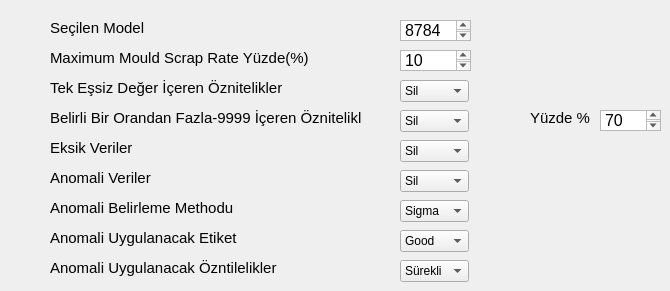
   <widget class="QWidget" name="tab_preprocessing">
    <attribute name="title">
     <string>Ön İşleme</string>
    </attribute>
    <widget class="QLabel" name="select_model_label">
     <property name="geometry">
      <rect>
       <x>50</x>
       <y>20</y>
       <width>121</width>
       <height>16</height>
      </rect>
     </property>
     <property name="font">
      <font>
       <pointsize>11</pointsize>
      </font>
     </property>
     <property name="text">
      <string>Seçilen Model</string>
     </property>
    </widget>
    <widget class="QLabel" name="max_mould_label">
     <property name="geometry">
      <rect>
       <x>50</x>
       <y>50</y>
       <width>281</width>
       <height>16</height>
      </rect>
     </property>
     <property name="font">
      <font>
       <pointsize>11</pointsize>
      </font>
     </property>
     <property name="text">
      <string>Maximum Mould Scrap Rate Yüzde(%)</string>
     </property>
    </widget>
    <widget class="QLabel" name="tek_essiz_label">
     <property name="geometry">
      <rect>
       <x>50</x>
       <y>80</y>
       <width>241</width>
       <height>16</height>
      </rect>
     </property>
     <property name="font">
      <font>
       <pointsize>11</pointsize>
      </font>
     </property>
     <property name="text">
      <string>Tek Eşsiz Değer İçeren Öznitelikler</string>
     </property>
    </widget>
    <widget class="QLabel" name="fazla9999_label">
     <property name="geometry">
      <rect>
       <x>50</x>
       <y>110</y>
       <width>311</width>
       <height>16</height>
      </rect>
     </property>
     <property name="font">
      <font>
       <pointsize>11</pointsize>
      </font>
     </property>
     <property name="text">
      <string>Belirli Bir Orandan Fazla-9999 İçeren Öznitelikler</string>
     </property>
    </widget>
    <widget class="QTextEdit" name="fazla9999_yuzde_text">
     <property name="geometry">
      <rect>
       <x>600</x>
       <y>110</y>
       <width>61</width>
       <height>21</height>
      </rect>
     </property>
     <property name="font">
      <font>
       <pointsize>9</pointsize>
      </font>
     </property>
     <property name="html">
      <string>&lt;!DOCTYPE HTML PUBLIC &quot;-//W3C//DTD HTML 4.0//EN&quot; &quot;http://www.w3.org/TR/REC-html40/strict.dtd&quot;&gt;
&lt;html&gt;&lt;head&gt;&lt;meta name=&quot;qrichtext&quot; content=&quot;1&quot; /&gt;&lt;style type=&quot;text/css&quot;&gt;
p, li { white-space: pre-wrap; }
&lt;/style&gt;&lt;/head&gt;&lt;body style=&quot; font-family:'MS Shell Dlg 2'; font-size:9pt; font-weight:400; font-style:normal;&quot;&gt;
&lt;p style=&quot; margin-top:0px; margin-bottom:0px; margin-left:0px; margin-right:0px; -qt-block-indent:0; text-indent:0px;&quot;&gt;&lt;span style=&quot; font-size:12pt;&quot;&gt;70&lt;/span&gt;&lt;/p&gt;&lt;/body&gt;&lt;/html&gt;</string>
     </property>
    </widget>
    <widget class="QLabel" name="eksik_veriler_label">
     <property name="geometry">
      <rect>
       <x>50</x>
       <y>140</y>
       <width>261</width>
       <height>16</height>
      </rect>
     </property>
     <property name="font">
      <font>
       <pointsize>11</pointsize>
      </font>
     </property>
     <property name="text">
      <string>Eksik Veriler</string>
     </property>
    </widget>
    <widget class="QLabel" name="anomali_veriler_label">
     <property name="geometry">
      <rect>
       <x>50</x>
       <y>170</y>
       <width>261</width>
       <height>16</height>
      </rect>
     </property>
     <property name="font">
      <font>
       <pointsize>11</pointsize>
      </font>
     </property>
     <property name="text">
      <string>Anomali Veriler</string>
     </property>
    </widget>
    <widget class="QLabel" name="anomali_belirleme_metot_label">
     <property name="geometry">
      <rect>
       <x>50</x>
       <y>200</y>
       <width>261</width>
       <height>16</height>
      </rect>
     </property>
     <property name="font">
      <font>
       <pointsize>11</pointsize>
      </font>
     </property>
     <property name="text">
      <string>Anomali Belirleme Methodu</string>
     </property>
    </widget>
    <widget class="QLabel" name="anomali_uygulanacak_etiket_label">
     <property name="geometry">
      <rect>
       <x>50</x>
       <y>230</y>
       <width>261</width>
       <height>16</height>
      </rect>
     </property>
     <property name="font">
      <font>
       <pointsize>11</pointsize>
      </font>
     </property>
     <property name="text">
      <string>Anomali Uygulanacak Etiket</string>
     </property>
    </widget>
    <widget class="QLabel" name="anomali_uygulanacak_oznitelikler_label">
     <property name="geometry">
      <rect>
       <x>50</x>
       <y>260</y>
       <width>261</width>
       <height>16</height>
      </rect>
     </property>
     <property name="font">
      <font>
       <pointsize>11</pointsize>
      </font>
     </property>
     <property name="text">
      <string>Anomali Uygulanacak Özntilelikler</string>
     </property>
    </widget>
    <widget class="QLabel" name="fazla9999_yuzde_label">
     <property name="geometry">
      <rect>
       <x>530</x>
       <y>110</y>
       <width>71</width>
       <height>16</height>
      </rect>
     </property>
     <property name="font">
      <font>
       <pointsize>11</pointsize>
      </font>
     </property>
     <property name="text">
      <string>Yüzde %</string>
     </property>
    </widget>
    <widget class="QTextEdit" name="selected_model_text">
     <property name="geometry">
      <rect>
       <x>400</x>
       <y>20</y>
       <width>71</width>
       <height>21</height>
      </rect>
     </property>
     <property name="html">
      <string>&lt;!DOCTYPE HTML PUBLIC &quot;-//W3C//DTD HTML 4.0//EN&quot; &quot;http://www.w3.org/TR/REC-html40/strict.dtd&quot;&gt;
&lt;html&gt;&lt;head&gt;&lt;meta name=&quot;qrichtext&quot; content=&quot;1&quot; /&gt;&lt;style type=&quot;text/css&quot;&gt;
p, li { white-space: pre-wrap; }
&lt;/style&gt;&lt;/head&gt;&lt;body style=&quot; font-family:'MS Shell Dlg 2'; font-size:10pt; font-weight:400; font-style:normal;&quot;&gt;
&lt;p style=&quot; margin-top:0px; margin-bottom:0px; margin-left:0px; margin-right:0px; -qt-block-indent:0; text-indent:0px;&quot;&gt;&lt;span style=&quot; font-size:12pt;&quot;&gt;8784&lt;/span&gt;&lt;/p&gt;&lt;/body&gt;&lt;/html&gt;</string>
     </property>
    </widget>
    <widget class="QTextEdit" name="max_mould_scrap_text">
     <property name="geometry">
      <rect>
       <x>400</x>
       <y>50</y>
       <width>71</width>
       <height>21</height>
      </rect>
     </property>
     <property name="font">
      <font>
       <pointsize>9</pointsize>
      </font>
     </property>
     <property name="html">
      <string>&lt;!DOCTYPE HTML PUBLIC &quot;-//W3C//DTD HTML 4.0//EN&quot; &quot;http://www.w3.org/TR/REC-html40/strict.dtd&quot;&gt;
&lt;html&gt;&lt;head&gt;&lt;meta name=&quot;qrichtext&quot; content=&quot;1&quot; /&gt;&lt;style type=&quot;text/css&quot;&gt;
p, li { white-space: pre-wrap; }
&lt;/style&gt;&lt;/head&gt;&lt;body style=&quot; font-family:'MS Shell Dlg 2'; font-size:9pt; font-weight:400; font-style:normal;&quot;&gt;
&lt;p style=&quot; margin-top:0px; margin-bottom:0px; margin-left:0px; margin-right:0px; -qt-block-indent:0; text-indent:0px;&quot;&gt;&lt;span style=&quot; font-size:12pt;&quot;&gt;10&lt;/span&gt;&lt;/p&gt;&lt;/body&gt;&lt;/html&gt;</string>
     </property>
    </widget>
    <widget class="QComboBox" name="tek_essiz_deger_sil_combo">
     <property name="geometry">
      <rect>
       <x>400</x>
       <y>80</y>
       <width>69</width>
       <height>22</height>
      </rect>
     </property>
     <item>
      <property name="text">
       <string>Sil</string>
      </property>
     </item>
     <item>
      <property name="text">
       <string>Silme</string>
      </property>
     </item>
    </widget>
    <widget class="QComboBox" name="fazla9999_sil_combo">
     <property name="geometry">
      <rect>
       <x>400</x>
       <y>110</y>
       <width>69</width>
       <height>22</height>
      </rect>
     </property>
     <item>
      <property name="text">
       <string>Sil</string>
      </property>
     </item>
     <item>
      <property name="text">
       <string>Silme</string>
      </property>
     </item>
    </widget>
    <widget class="QComboBox" name="eksik_veriler_sil_combo">
     <property name="geometry">
      <rect>
       <x>400</x>
       <y>140</y>
       <width>69</width>
       <height>22</height>
      </rect>
     </property>
     <item>
      <property name="text">
       <string>Sil</string>
      </property>
     </item>
     <item>
      <property name="text">
       <string>Silme</string>
      </property>
     </item>
    </widget>
    <widget class="QComboBox" name="anomali_veriler_sil_combo">
     <property name="geometry">
      <rect>
       <x>400</x>
       <y>170</y>
       <width>69</width>
       <height>22</height>
      </rect>
     </property>
     <item>
      <property name="text">
       <string>Sil</string>
      </property>
     </item>
     <item>
      <property name="text">
       <string>Silme</string>
      </property>
     </item>
    </widget>
    <widget class="QComboBox" name="anomali_metot_combo">
     <property name="geometry">
      <rect>
       <x>400</x>
       <y>200</y>
       <width>69</width>
       <height>22</height>
      </rect>
     </property>
     <item>
      <property name="text">
       <string>Sigma</string>
      </property>
     </item>
     <item>
      <property name="text">
       <string>Isolation Forest</string>
      </property>
     </item>
    </widget>
    <widget class="QComboBox" name="anomali_target_combo">
     <property name="geometry">
      <rect>
       <x>400</x>
       <y>230</y>
       <width>69</width>
       <height>22</height>
      </rect>
     </property>
     <item>
      <property name="text">
       <string>Good</string>
      </property>
     </item>
     <item>
      <property name="text">
       <string>Scrap</string>
      </property>
     </item>
     <item>
      <property name="text">
       <string>Good + Scrap</string>
      </property>
     </item>
    </widget>
    <widget class="QComboBox" name="anomaly_scope_combo">
     <property name="geometry">
      <rect>
       <x>400</x>
       <y>260</y>
       <width>69</width>
       <height>22</height>
      </rect>
     </property>
     <item>
      <property name="text">
       <string>Sürekli</string>
      </property>
     </item>
     <item>
      <property name="text">
       <string>Sürekli + Kesikli</string>
      </property>
     </item>
    </widget>
   </widget>
